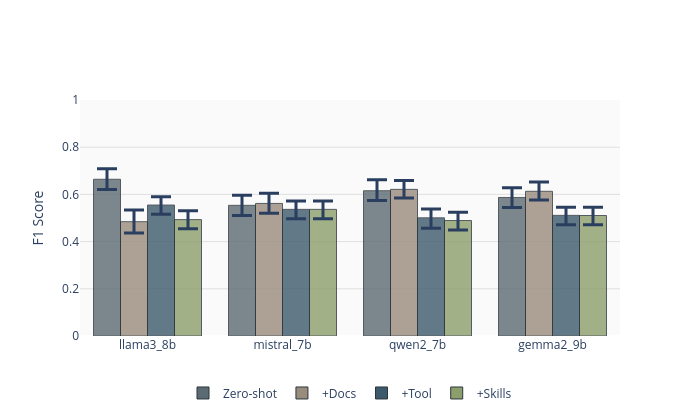

Notebook code for this chart:
### Markdown cell above
#### Core Ablation Result

Performance by agent configuration with bootstrap 95% CI.

### Code cell
# Core Ablation Result (bars + bootstrap CI) - single plot, models on x, conditions grouped

fig = go.Figure()
for j, cond in enumerate(conditions):
    means_j, lowers_j, uppers_j = [], [], []
    for model in models:
        model_data = df_results[df_results["model"] == model]
        cond_data = model_data[model_data["condition"] == cond]["f1"]
        mean, lower, upper = bootstrap_ci(cond_data.values)
        means_j.append(mean)
        lowers_j.append(mean - lower)
        uppers_j.append(upper - mean)
    fig.add_trace(
        go.Bar(
            name=CONDITION_LABELS[cond],
            x=models,
            y=means_j,
            error_y=dict(
                type="data",
                symmetric=False,
                array=uppers_j,
                arrayminus=lowers_j,
                thickness=3,
                width=10,
            ),
            marker_color=CONDITION_COLORS[cond],
            marker_line=dict(width=1, color="#2D353B"),
            marker_opacity=0.8,
        )
    )

fig.update_layout(
    title="",
    plot_bgcolor="#fafafa",
    legend=dict(orientation="h", yanchor="top", y=-0.18, xanchor="center", x=0.5),
    margin=dict(b=80),
    height=420,
    width=700,
    barmode="group",
    xaxis_title="",
    yaxis_title="F1 Score",
    yaxis=dict(range=[0, 1], gridcolor="#e0e0e0"),
)

print("PII Detection Performance by Agent Configuration")
fig.show(renderer="svg", config=dict(toImageButtonOptions=dict(scale=300 / 96)))

# Improvement summary as DataFrame
imp_rows = []
for model in models:
    model_data = df_results[df_results["model"] == model]
    zs = model_data[model_data["condition"] == "zero_shot"]["f1"].mean()
    docs = model_data[model_data["condition"] == "with_docs"]["f1"].mean()
    tool = model_data[model_data["condition"] == "with_tools"]["f1"].mean()
    skills = model_data[model_data["condition"] == "with_skills"]["f1"].mean()
    imp_docs = ((docs - zs) / zs * 100) if zs > 0 else 0.0
    imp_tool = ((tool - zs) / zs * 100) if zs > 0 else 0.0
    imp_skills = ((skills - zs) / zs * 100) if zs > 0 else 0.0
    imp_rows.append(
        {
            "model": model,
            "ZS": zs,
            "+Docs": docs,
            "+Docs %": imp_docs,
            "+Tool": tool,
            "+Tool %": imp_tool,
            "+Skills": skills,
            "+Skills %": imp_skills,
        }
    )
imp_summary = pd.DataFrame(imp_rows)
display(
    imp_summary.style.format(
        {
            "ZS": "{:.3f}",
            "+Docs": "{:.3f}",
            "+Tool": "{:.3f}",
            "+Skills": "{:.3f}",
            "+Docs %": "{:+.1f}%",
            "+Tool %": "{:+.1f}%",
            "+Skills %": "{:+.1f}%",
        }
    ).set_caption("Improvement Summary: F1 by condition and % change vs zero-shot (ZS)")
)

### Figure 1 — Plotly figure (JSON) as saved in the notebook; plotly's stock layout.template omitted (floating-point values rounded to 4 significant figures)
{"data": [{"error_y": {"array": [0.04498, 0.04259, 0.0462, 0.04063], "arrayminus": [0.04322, 0.04284, 0.0418, 0.04237], "symmetric": false, "thickness": 3, "type": "data", "width": 10}, "marker": {"color": "#5C6B73", "line": {"color": "#2D353B", "width": 1}, "opacity": 0.8}, "name": "Zero-shot", "x": ["llama3_8b", "mistral_7b", "qwen2_7b", "gemma2_9b"], "y": [0.6641, 0.5536, 0.6154, 0.587], "type": "bar"}, {"error_y": {"array": [0.04934, 0.04269, 0.03762, 0.03964], "arrayminus": [0.048, 0.04154, 0.03649, 0.03682], "symmetric": false, "thickness": 3, "type": "data", "width": 10}, "marker": {"color": "#9A8C7D", "line": {"color": "#2D353B", "width": 1}, "opacity": 0.8}, "name": "+Docs", "x": ["llama3_8b", "mistral_7b", "qwen2_7b", "gemma2_9b"], "y": [0.4843, 0.5617, 0.6213, 0.6131], "type": "bar"}, {"error_y": {"array": [0.03516, 0.03524, 0.03798, 0.03455], "arrayminus": [0.03924, 0.03927, 0.04425, 0.03936], "symmetric": false, "thickness": 3, "type": "data", "width": 10}, "marker": {"color": "#3D5A6C", "line": {"color": "#2D353B", "width": 1}, "opacity": 0.8}, "name": "+Tool", "x": ["llama3_8b", "mistral_7b", "qwen2_7b", "gemma2_9b"], "y": [0.5549, 0.5365, 0.5007, 0.5112], "type": "bar"}, {"error_y": {"array": [0.03795, 0.03524, 0.03523, 0.03453], "arrayminus": [0.0387, 0.03927, 0.04051, 0.03944], "symmetric": false, "thickness": 3, "type": "data", "width": 10}, "marker": {"color": "#8B9E6B", "line": {"color": "#2D353B", "width": 1}, "opacity": 0.8}, "name": "+Skills", "x": ["llama3_8b", "mistral_7b", "qwen2_7b", "gemma2_9b"], "y": [0.4932, 0.5365, 0.4893, 0.5106], "type": "bar"}], "layout": {"legend": {"orientation": "h", "yanchor": "top", "y": -0.18, "xanchor": "center", "x": 0.5}, "margin": {"b": 80}, "yaxis": {"title": {"text": "F1 Score"}, "range": [0, 1], "gridcolor": "#e0e0e0"}, "title": {"text": ""}, "plot_bgcolor": "#fafafa", "height": 420, "width": 700, "barmode": "group", "xaxis": {"title": {"text": ""}}}}
